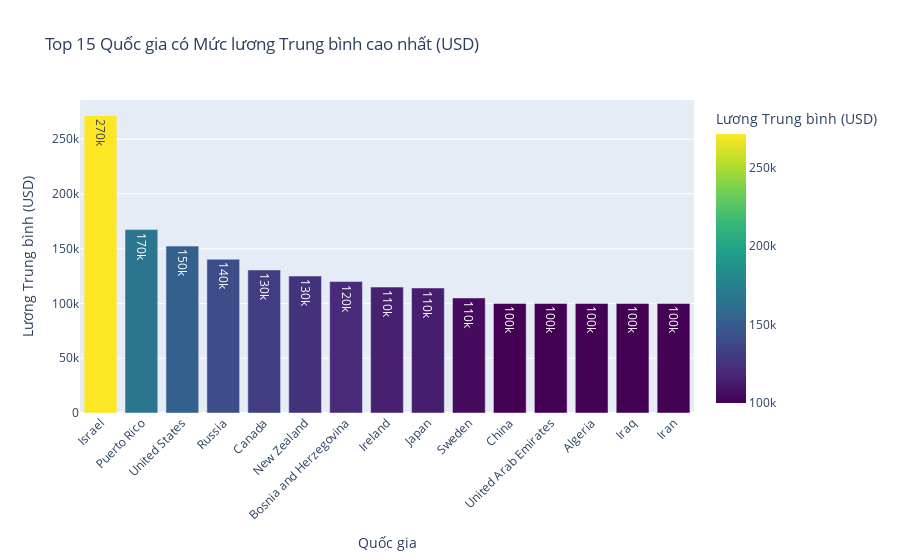

Notebook code for this chart:
### Code cell
# 2. Vẽ biểu đồ cột cho Top 15 quốc gia có công ty trả lương cao nhất
top_n = 15

fig = px.bar(country_com_salary.sort_values(by='salary_in_usd', ascending=False).head(top_n),
            x='company_location', 
            y='salary_in_usd',
            title=f'Top {top_n} Quốc gia có Mức lương Trung bình cao nhất (USD)',
            labels={'salary_in_usd': 'Lương Trung bình (USD)', 'company_location': 'Quốc gia'},
            text_auto='.2s', # Hiển thị số liệu trên cột (dạng rút gọn 100k)
            color='salary_in_usd',
            color_continuous_scale='Viridis',

            )

fig.update_layout(xaxis_tickangle=-45) # Xoay nhãn trục X để dễ đọc
fig.show()

### Figure 1 — Plotly figure (JSON) as saved in the notebook; plotly's stock layout.template omitted (floating-point values rounded to 4 significant figures)
{"data": [{"hovertemplate": "Quốc gia=%{x}<br>Lương Trung bình (USD)=%{marker.color}<extra></extra>", "legendgroup": "", "marker": {"color": [271400.0, 167500.0, 152400.0, 140300.0, 130600.0, 125000.0, 120000.0, 114900.0, 114100.0, 105000.0, 100000.0, 100000.0, 100000.0, 100000.0, 100000.0], "coloraxis": "coloraxis", "pattern": {"shape": ""}}, "name": "", "orientation": "v", "showlegend": false, "textposition": "auto", "texttemplate": "%{y:.2s}", "type": "bar", "x": ["Israel", "Puerto Rico", "United States", "Russia", "Canada", "New Zealand", "Bosnia and Herzegovina", "Ireland", "Japan", "Sweden", "China", "United Arab Emirates", "Algeria", "Iraq", "Iran"], "xaxis": "x", "y": [271400.0, 167500.0, 152400.0, 140300.0, 130600.0, 125000.0, 120000.0, 114900.0, 114100.0, 105000.0, 100000.0, 100000.0, 100000.0, 100000.0, 100000.0], "yaxis": "y"}], "layout": {"barmode": "relative", "coloraxis": {"colorbar": {"title": {"text": "Lương Trung bình (USD)"}}, "colorscale": [[0, "#440154"], [0.1111, "#482878"], [0.2222, "#3e4989"], [0.3333, "#31688e"], [0.4444, "#26828e"], [0.5556, "#1f9e89"], [0.6667, "#35b779"], [0.7778, "#6ece58"], [0.8889, "#b5de2b"], [1, "#fde725"]]}, "legend": {"tracegroupgap": 0}, "title": {"text": "Top 15 Quốc gia có Mức lương Trung bình cao nhất (USD)"}, "xaxis": {"anchor": "y", "domain": [0, 1], "tickangle": -45, "title": {"text": "Quốc gia"}}, "yaxis": {"anchor": "x", "domain": [0, 1], "title": {"text": "Lương Trung bình (USD)"}}}}
